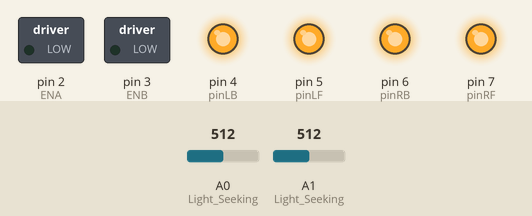
The sketch below on a simulated Arduino Uno, built with avr-gcc and run on an emulated ATmega328P. Shown: switched loads named in the sketch (green lamp = pin HIGH), output pins drawn as LEDs (lit = HIGH). The test bench sets the inputs (shaded band); at power-on: A0 (Light_Seeking) = 512, A1 (Light_Seeking) = 512.

Above: at 1.2 s.
1.3 s: A0 (Light_Seeking) set to 54
2.8 s: A0 (Light_Seeking) set to 45
At 3.3 s:
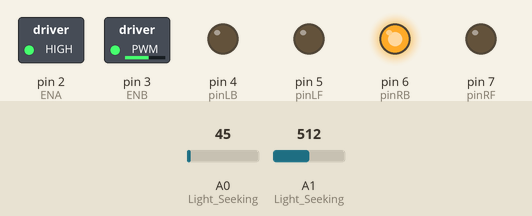
4.3 s: A1 (Light_Seeking) set to 109
5.8 s: A1 (Light_Seeking) set to 95
At 6.8 s:
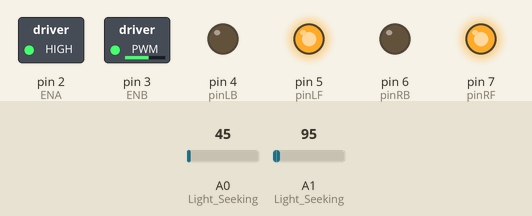
7.3 s: A0 (Light_Seeking) set to 90
8.8 s: A0 (Light_Seeking) set to 110
At 10.2 s:
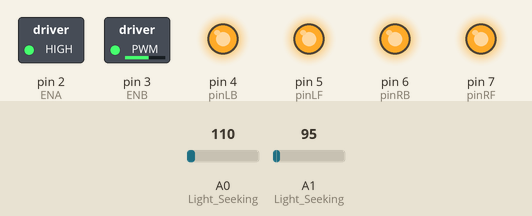
Timing chart, 0 to 11.3 s (numbered marks = the images above; inputs shaded):
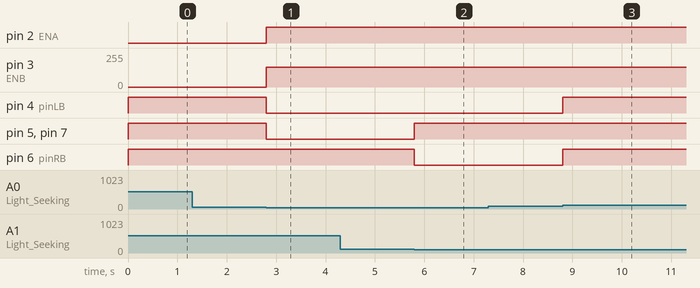

The sketch:

Test_2_Light_Seeking_Robot_Car.ino
```cpp
#define ENA  2              //pin of controlling speed---- ENA of motor driver board
#define ENB  3              //pin of controlling speed---- ENB of motor driver board
int pinLB=4;              //pin of controlling turning---- IN1 of motor driver board
int pinLF=5;             //pin of controlling turning---- IN2 of motor driver board
int pinRB=6;            //pin of controlling turning---- IN3 of motor driver board
int pinRF=7;            //pin of controlling turning---- IN4 of motor driver board

volatile float leftSensorValue;
volatile float rightSensorValue;
volatile int speed_value;

void Light_Seeking() {
  leftSensorValue = analogRead(A1);
  rightSensorValue = analogRead(A0);
  if (leftSensorValue < 100 && rightSensorValue < 100) {
    // Light is detected on both sides, and the car is moving forward
    advance();
    Set_Speed(speed_value);
  } else if (leftSensorValue < 50) {
    // Light detected on the left side, car turning left
    turnLeft();
    Set_Speed(speed_value);
  } else if (rightSensorValue < 50) {
    // Light detected on the right side, car turning right
      turnRight();
      Set_Speed(speed_value);
  } else {
    // No light detected on both sides, the car stopped
    stopp();
  }
}

void setup(){
  leftSensorValue = 0;
  rightSensorValue = 0;
  speed_value = 150;
  Serial.begin(9600);
  pinMode(A0, INPUT);
  pinMode(A1, INPUT);
  pinMode(ENA,OUTPUT);    // pin 2(PWM)
  pinMode(ENB,OUTPUT);    // pin 3(PWM)
  pinMode(pinLB,OUTPUT);  // pin 4
  pinMode(pinLF,OUTPUT);  // pin 5
  pinMode(pinRB,OUTPUT);  // pin 6
  pinMode(pinRF,OUTPUT);  // pin 7
}

void loop(){
  Light_Seeking();

}
void Set_Speed(int speedPWM) //function of setting speed
{
  analogWrite(ENA,speedPWM);
  analogWrite(ENB,speedPWM);
}
void advance()    //  going forward
   {
     digitalWrite(pinRB,LOW);
     digitalWrite(pinRF,HIGH);
     digitalWrite(pinLB,LOW);
     digitalWrite(pinLF,HIGH);
   }
void back()         //back up
   {
     digitalWrite(pinRB,HIGH);
     digitalWrite(pinRF,LOW);
     digitalWrite(pinLB,HIGH);
     digitalWrite(pinLF,LOW);
   }
void turnLeft()      //turn left
  {
     digitalWrite(pinRB,LOW);
     digitalWrite(pinRF,LOW);
     digitalWrite(pinLB,HIGH);
     digitalWrite(pinLF,LOW);
  }
void turnRight()     //turn right
  {
     digitalWrite(pinRB,HIGH);
     digitalWrite(pinRF,LOW );
     digitalWrite(pinLB,LOW);
     digitalWrite(pinLF,LOW);
  }
void turnR()         //turn right in place
 {
     digitalWrite(pinRB,HIGH);
     digitalWrite(pinRF,LOW );
     digitalWrite(pinLB,LOW);
     digitalWrite(pinLF,HIGH);
 }
void turnL()        //turn left in place
 {
     digitalWrite(pinRB,LOW);
     digitalWrite(pinRF,HIGH);
     digitalWrite(pinLB,HIGH);
     digitalWrite(pinLF,LOW);
 }
void stopp()        //stop
 {
     digitalWrite(pinRB,HIGH);
     digitalWrite(pinRF,HIGH);
     digitalWrite(pinLB,HIGH);
     digitalWrite(pinLF,HIGH);
 }
```

Measured:
- the behaviour switches between 50 and 49 on A0 (Light_Seeking) (found by bisection; images 0 and 1)
- the behaviour switches between 100 and 99 on A1 (Light_Seeking) (found by bisection; images 1 and 2)
- the behaviour switches between 99 and 100 on A0 (Light_Seeking) (found by bisection; images 2 and 3)
- after the input at 1.3 s, every drawn part: stays the same
- after the input at 2.8 s, pin 2 (ENA): LOW → HIGH at once; pin 3 (ENB): 0/255 → 150/255 at once; pin 4 (pinLB), pin 5 (pinLF), pin 7 (pinRF): HIGH → LOW at once
- after the input at 4.3 s, every drawn part: stays the same
- after the input at 5.8 s, pin 5 (pinLF), pin 7 (pinRF): LOW → HIGH at once; pin 6 (pinRB): HIGH → LOW at once
- after the input at 7.3 s, every drawn part: stays the same
- after the input at 8.8 s, pin 4 (pinLB), pin 6 (pinRB): LOW → HIGH at once
